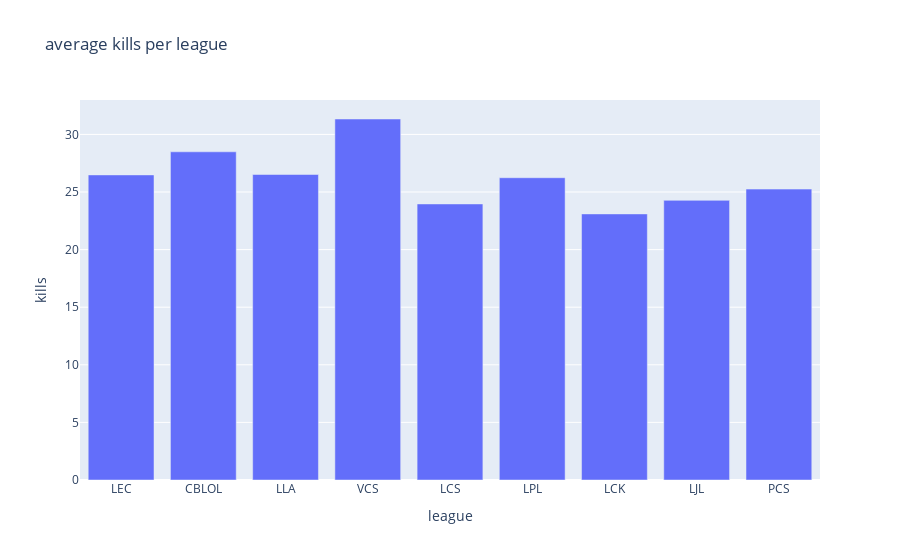

Write notebook code for a chart like this one.
### Code cell
fig = px.bar(averages, x = "league", y = 'kills', title = "average kills per league")
fig.show()

### Figure 1 — Plotly figure (JSON) as saved in the notebook; plotly's stock layout.template omitted (floating-point values rounded to 4 significant figures)
{"data": [{"alignmentgroup": "True", "hovertemplate": "league=%{x}<br>kills=%{y}<extra></extra>", "legendgroup": "", "marker": {"color": "#636efa", "pattern": {"shape": ""}}, "name": "", "offsetgroup": "", "orientation": "v", "showlegend": false, "textposition": "auto", "type": "bar", "x": ["LEC", "CBLOL", "LLA", "VCS", "LCS", "LPL", "LCK", "LJL", "PCS"], "xaxis": "x", "y": [26.48, 28.49, 26.52, 31.34, 23.96, 26.24, 23.1, 24.28, 25.25], "yaxis": "y"}], "layout": {"barmode": "relative", "legend": {"tracegroupgap": 0}, "title": {"text": "average kills per league"}, "xaxis": {"anchor": "y", "domain": [0, 1], "title": {"text": "league"}}, "yaxis": {"anchor": "x", "domain": [0, 1], "title": {"text": "kills"}}}}
